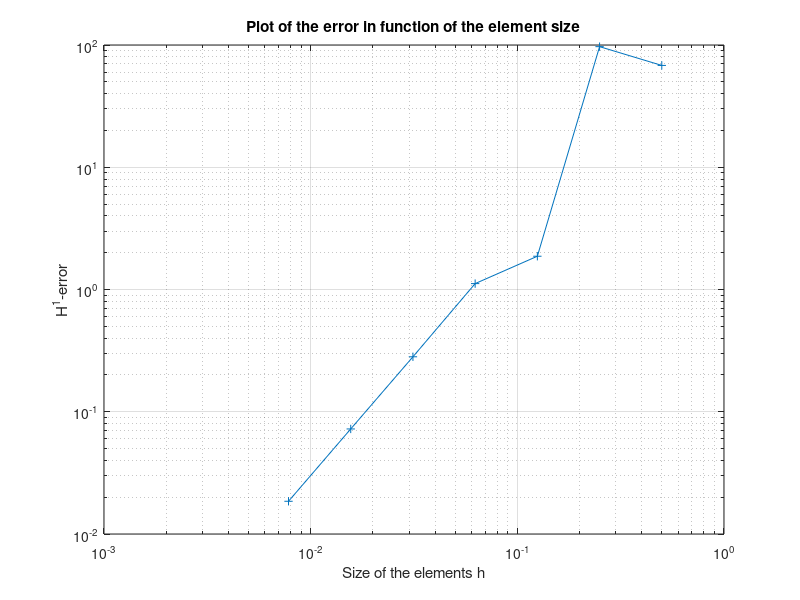

MATLAB code to generate this figure:
% Analyse convergence of Laplace equation with Dirichlet boundary
% conditions with the linear (k=1) virtual element method
%
% Geometry: 2D -> square \Omega = (0,1)x(0.1) divided into n square 
% elements, with n ranging from 2^0=1 to 2^7=128
%
% Equation: -lap(u)=0 on \Omega; u=f on \partial\Omega
%

clear
close all
clc

% Data
ne = 2.^(1:7); % number of elements
h = 1./ne; % size of the elements

% Load error from file
% Each row correspond to a given number of elements (from 2^0 to 2^7),
% the first column is the error in the L^\inf-norm, the 2nd one is the 
% error in the H^1-norm.

% err1d = csvread(Output/error1D.csv');
err2d = csvread('Output/error2D.txt');

figure;
loglog(h,err2d(:,2),'+-');
grid on;
xlabel('Size of the elements h');
ylabel('H^1-error');
title('Plot of the error in function of the element size');
